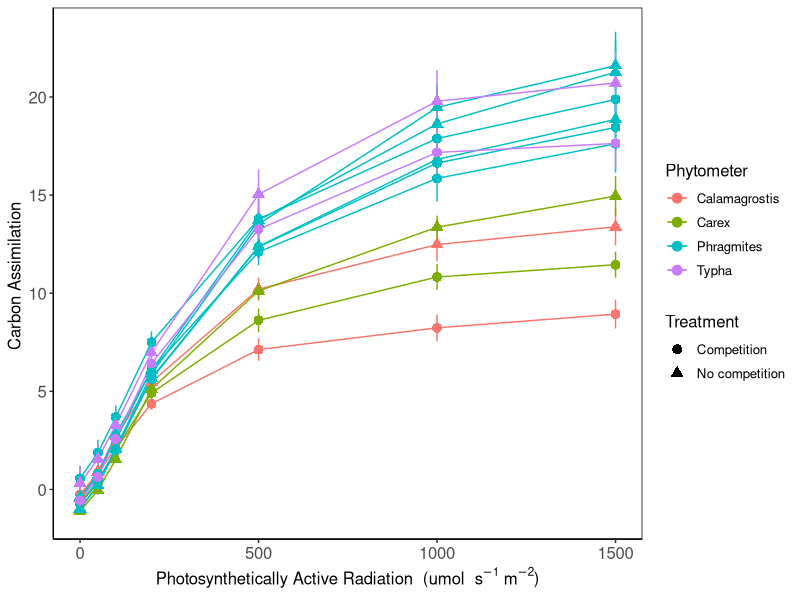
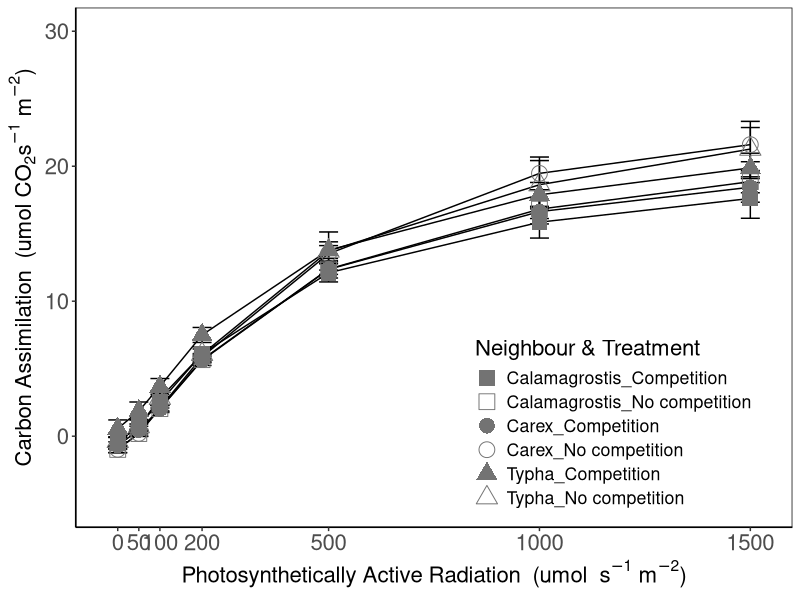
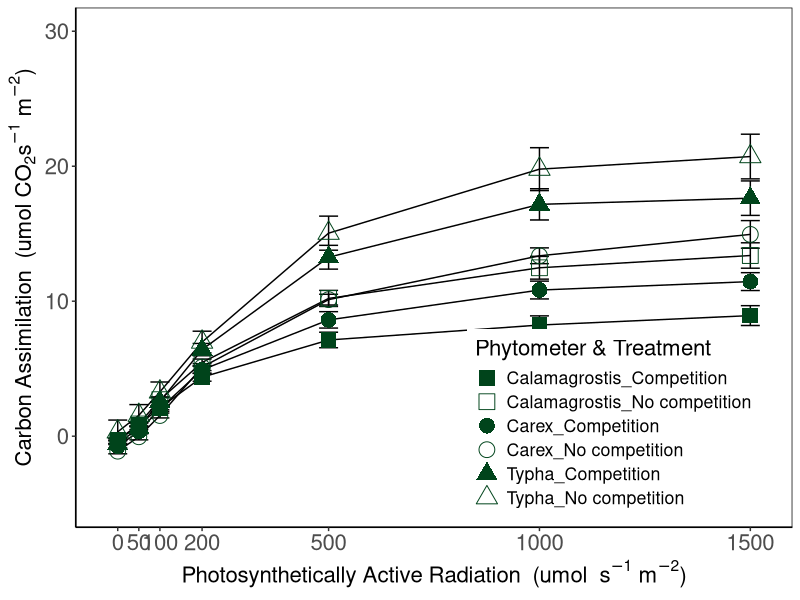
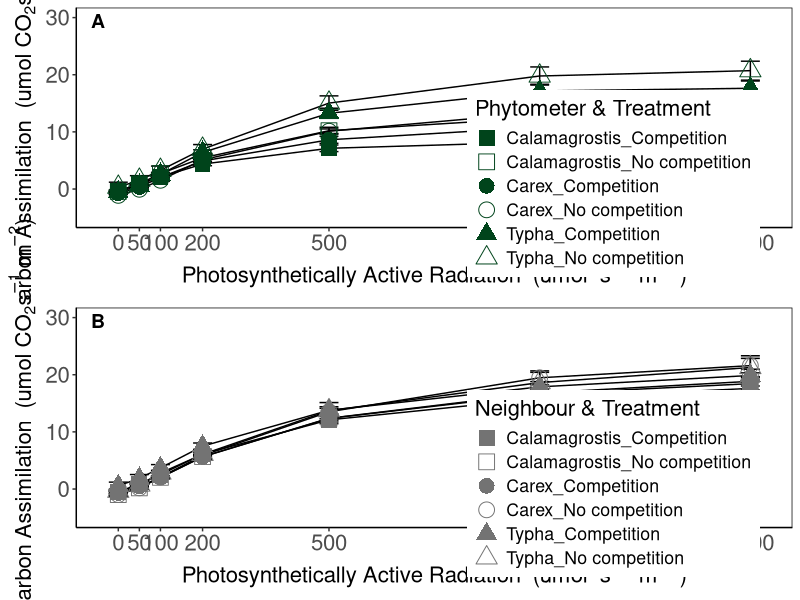
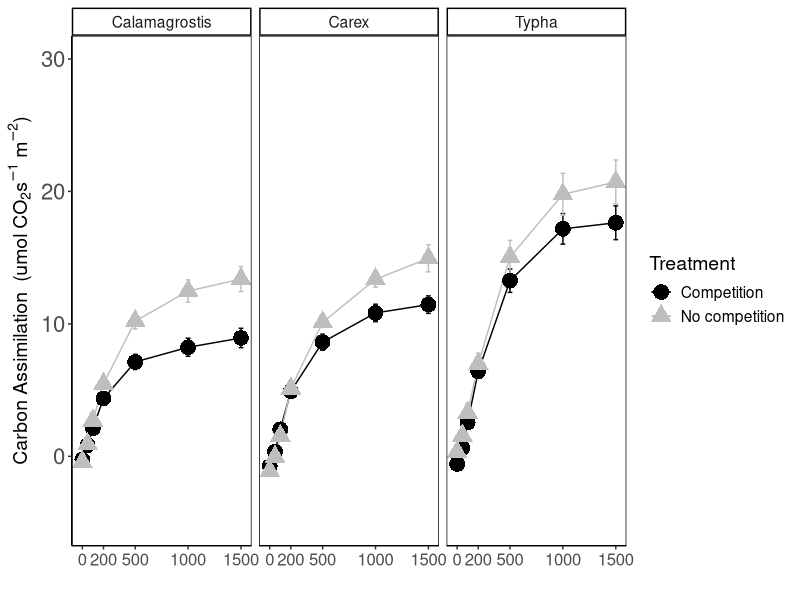
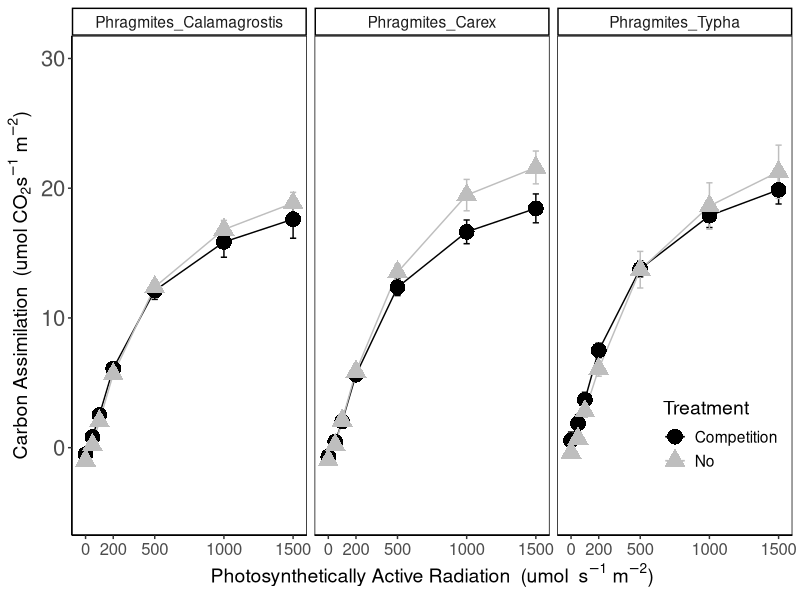
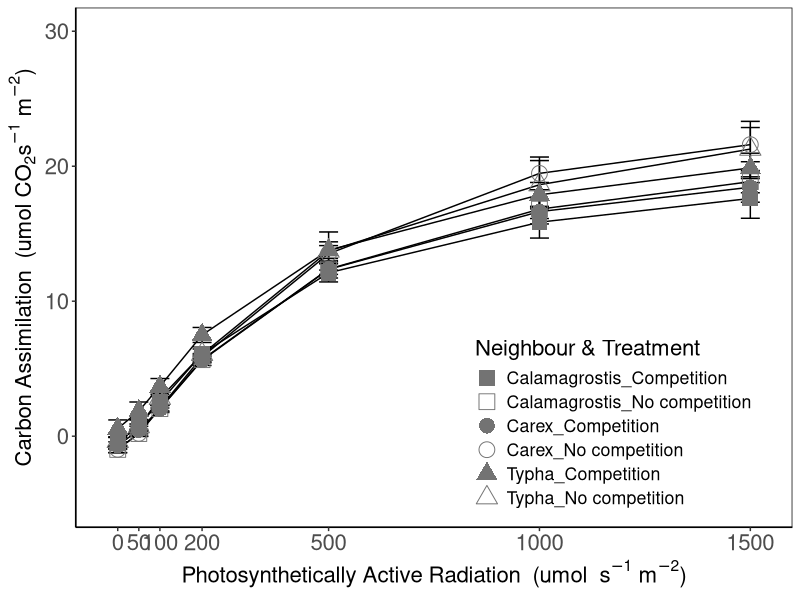
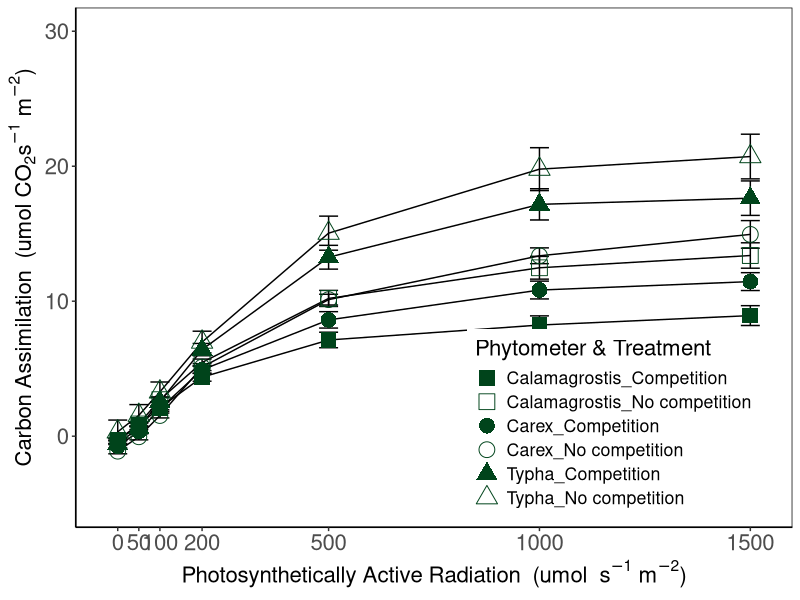

Recreate these plots in R, in order. (Note: this script raises an error after producing the figures.)
library(tidyverse)
library(ggpubr)

ciras.17 <- read.csv("Data/CIRAS_long_2017.csv")

ciras.16 <- read.csv("Data/CIRAS_2016.csv") 


#### 2016 data play around #####

ciras.16 <- ciras.16 %>% 
  unite("spp_trt", Phytometer, Treatment, remove = FALSE)

ciras.16$light <- as.factor(ciras.16$light)
str(ciras.16)

ciras.17 <- ciras.17 %>% 
  unite("spp_trt", Phytometer, Treatment, remove = FALSE)

ciras.17$light <- as.factor(ciras.17$light)
str(ciras.17)


ciras <- full_join(ciras.16, ciras.17)
ciras <- ciras %>% select(Site:carbon)


sum <- ciras %>% group_by(spp_trt, light) %>% 
  summarise(avg = mean(carbon),
            sd = sd(carbon),
            N = length(carbon),
            str = (sd/(sqrt(N))))

ciras.sum <- read.csv("Data/CIRAS_summary.csv")
colnames(ciras.sum)


ggplot(ciras.sum, aes(x = light, y = avg, color = Phytometer,
                      shape = Treatment,
                      group = spp_trt)) +
  geom_errorbar(aes(ymin = avg - str, ymax = avg + str), width = 0.1) +
  geom_line() +
  geom_point(size = 3) +
  theme_classic() +
  labs(y = "Carbon Assimilation ",
       x = expression(paste("Photosynthetically Active Radiation"," ", " (", "umol  ",  s^-1, " ", m^-2, sep=")"))) + 
  #scale_color_manual(values = c("#9ebcda","#8856a7")) +
  theme(panel.border = element_rect(fill = NA)) +
  theme(text = element_text(size = 12),
        axis.text.x = element_text(size = 12),
        axis.text.y = element_text(size = 12))



ciras.phrag <- ciras.sum %>% filter(Phytometer == "Phragmites")

ciras.phrag <- ciras.phrag %>% 
  unite("neigh_trt", Neighbour, Treatment, remove = FALSE)


phr.ciras <- ggplot(ciras.phrag, aes(x = light, y = avg,
                      shape = neigh_trt,
                      group = neigh_trt)) +
  geom_errorbar(aes(ymin = avg - str, ymax = avg + str)) +
  geom_line() +
  geom_point(colour = "#737373", size = 5) +
  theme_classic() +
  labs(y = expression(paste("Carbon Assimilation"," ", " (", "umol CO"[2],  s^-1, " ", m^-2, sep=")")),
       x = expression(paste("Photosynthetically Active Radiation"," ", " (", "umol  ",  s^-1, " ", m^-2, sep=")"))) + 
  scale_shape_manual(values = c(15, 0, 16, 1, 17, 2)) +
  theme(panel.border = element_rect(fill = NA)) +
  theme(text = element_text(size = 16),
        axis.text.x = element_text(size = 16),
        axis.text.y = element_text(size = 16)) +
  ylim(-5, 30) +
  scale_x_continuous(breaks=c(0, 50, 100, 200, 500, 1000, 1500)) +
  labs(shape = "Neighbour & Treatment") +
  theme(legend.position = c(0.75, 0.2))


phr.ciras

ggsave("Figures/phrag_CIRAS.TIFF", phr.ciras,
       width = 14, height = 6.8, units = "in",
       dpi = 300)


target <- c("Carex", "Calamagrostis", "Typha")

ciras.res <- ciras.sum %>% filter(Phytometer %in% target)


ciras.res <- ciras.res %>% 
  unite("phy_trt", Phytometer, Treatment, remove = FALSE)

res.ciras <- ggplot(ciras.res, aes(x = light, y = avg,
                        shape = phy_trt,
                        group = phy_trt)) +
  geom_errorbar(aes(ymin = avg - str, ymax = avg + str)) +
  geom_line() +
  geom_point(colour = "#00441b", size = 5) +
  theme_classic() +
  labs(y = expression(paste("Carbon Assimilation"," ", " (", "umol CO"[2],  s^-1, " ", m^-2, sep=")")),
       x = expression(paste("Photosynthetically Active Radiation"," ", " (", "umol  ",  s^-1, " ", m^-2, sep=")"))) + 
  scale_color_manual(values = c("#1b7837","#4d9221", "#01665e")) +
  scale_shape_manual(values = c(15, 0, 16, 1, 17, 2)) +
  theme(panel.border = element_rect(fill = NA)) +
  theme(text = element_text(size = 16),
        axis.text.x = element_text(size = 16),
        axis.text.y = element_text(size = 16)) +
  ylim(-5, 30) +
  labs(shape = "Phytometer & Treatment") +
  scale_x_continuous(breaks=c(0, 50, 100, 200, 500, 1000, 1500)) +
  theme(legend.position = c(0.75, 0.2)) 
  
res.ciras

ggsave("Figures/res_CIRAS.TIFF", res.ciras,
       width = 14, height = 6.8, units = "in",
       dpi = 300)


panel <- ggarrange(res.ciras, phr.ciras,
                   labels = "AUTO",
                   hjust = c(-6.5, -6.5),
                   vjust = 2,
                   ncol = 1,
                   nrow = 2)

panel


ggsave("Figures/pane_CIRAS.TIFF", panel,
       width = 25, height = 6.74, units = "in",
       dpi = 300)
# size 17.8 x 6.74 in

### facet wrap #####
str(ciras.res)

plot.res<- ggplot(ciras.res, aes(x = light, y = avg,
                                    group = phy_trt,
                                    shape = Treatment,
                                    colour = Treatment)) +
  geom_errorbar(aes(ymin = avg - str, ymax = avg + str)) +
  geom_line() +
  facet_wrap("Phytometer") +
  geom_point(size = 5) +
  theme_classic() +
  labs(y = expression(paste("Carbon Assimilation"," ", " (", "umol CO"[2],  s^-1, " ", m^-2, sep=")")),
       x = "") + 
  scale_colour_manual(values = c("black", "grey")) +
  theme(panel.border = element_rect(fill = NA)) +
  theme(text = element_text(size = 14),
        axis.text.x = element_text(size = 12),
        axis.text.y = element_text(size = 16)) +
  ylim(-5, 30) +
  scale_x_continuous(breaks=c(0, 200, 500, 1000, 1500)) +
  theme(legend.position = )

plot.res


ciras.phrag <- ciras.phrag %>% 
  unite("phy_trt", Phytometer, Neighbour, remove = FALSE)

ciras.phrag <- ciras.phrag  %>% 
  separate(neigh_trt, c(NA,"Treatment"), remove = FALSE) 

colnames(ciras.phrag)


plot.phr <- ggplot(ciras.phrag, aes(x = light, y = avg,
                         group = neigh_trt,
                         shape = Treatment,
                         colour = Treatment)) +
  geom_errorbar(aes(ymin = avg - str, ymax = avg + str)) +
  geom_line() +
  facet_wrap("phy_trt") +
  geom_point(size = 5) +
  scale_colour_manual(values = c("black", "grey")) +
  theme_classic() +
  labs(y = expression(paste("Carbon Assimilation"," ", " (", "umol CO"[2],  s^-1, " ", m^-2, sep=")")),
       x = expression(paste("Photosynthetically Active Radiation"," ", " (", "umol  ",  s^-1, " ", m^-2, sep=")"))) + 
  theme(panel.border = element_rect(fill = NA)) +
  theme(text = element_text(size = 14),
        axis.text.x = element_text(size = 12),
        axis.text.y = element_text(size = 16)) +
  ylim(-5, 30) +
  scale_x_continuous(breaks=c(0, 200, 500, 1000, 1500)) +
  theme(legend.position = c(0.9, 0.2))

plot.phr


carbon.assim.panel <- ggarrange(plot.res, plot.phr,
          nrow = 2)

ggsave("Figures/Carbon_facet.jpeg", carbon.assim.panel)


######## Comparison at 1500 ########

light1500 <- ciras %>% filter(light == "1500")

target <- c("Calamagrostis", "Carex", "Typha")

light1500.res <- light1500 %>% filter(Species %in% target)

colnames(light1500.res)


sum.1500 <- light1500.res %>% 
  group_by(Species, Treatment) %>% 
  summarise(median = median(carbon),
            mean = mean(carbon),
            C.sd = sd(carbon),
            N = length(),
            sterr = (C.sd/sqrt(N)))






light1500.res %>% 
  group_by(Species, Treatment) %>% 
  mutate(Cmean = mean(carbon),
         Cmedian = median(carbon)) -> light1500.res

res1500 <- ggplot(light1500.res, aes(x = carbon, fill = as.factor(Treatment))) +
  geom_density(alpha = 0.6, size = 1) +
  facet_wrap("Species") + 
  scale_fill_manual(values = c("black", "grey")) +
  theme_classic(base_size = 14) +
  theme(plot.title = element_text(size = 14, face = "bold"),
        legend.title=element_text(size=9), 
        legend.text=element_text(size=9)) +
  theme(panel.border = element_rect(fill = NA)) +
  labs(x = " ",
       y = "Density") +
  xlim(0, 40) +
  labs(fill = "Competition") +
  theme(legend.position = c(0.85, 0.8)) +
  geom_vline(aes(xintercept = Cmean,
                 colour = Treatment),
             size = 1,
             show.legend = FALSE) +
  scale_colour_manual(values = c("black", "grey")) +
  theme(legend.position = "none")

res1500




light1500.phrag <- light1500 %>% filter(Species == "Phragmites")

light1500.phrag %>% 
  group_by(Neighbour, Treatment) %>% 
  mutate(Cmean = mean(carbon),
         Cmedian = median(carbon)) -> light1500.phrag


phrag1500 <- ggplot(light1500.phrag, aes(x = carbon, fill = as.factor(Treatment))) +
  geom_density(alpha = 0.6, size = 1) +
  facet_wrap("Phytometer") + 
  scale_fill_manual(values = c("black", "grey")) +
  theme_classic(base_size = 14) +
  theme(plot.title = element_text(size = 14, face = "bold"),
        legend.title=element_text(size=9), 
        legend.text=element_text(size=9)) +
  theme(panel.border = element_rect(fill = NA)) +
  labs(x = expression(paste("Carbon Assimilation"," ", " (", "umol CO"[2], "umol  ",  s^-1, " ", m^-2, sep=")")),
       y = "Density") +
  xlim(0, 40) +
  labs(fill = "Competition") +
  theme(legend.position = "none") +
  geom_vline(aes(xintercept = Cmean,
                 colour = Treatment),
             size = 1,
             show.legend = FALSE) +
  scale_colour_manual(values = c("black", "grey")) +
  theme(legend.position = c(0.7, 0.85))

phrag1500

carbon.1500 <- ggarrange(res1500, phrag1500,
          nrow = 2)


ggsave("Figures/Carbon Assimilation 1500 panel.JPEG", carbon.1500)


all.panel <- ggarrange(carbon.assim.panel, carbon.1500,
          labels = "AUTO")



ggsave("Figures/All_Carbon_Assimilation.JPEG", all.panel)
